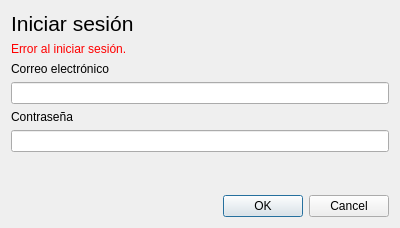
<?xml version="1.0" encoding="UTF-8"?>
<ui version="4.0">
 <class>Login</class>
 <widget class="QDialog" name="Login">
  <property name="geometry">
   <rect>
    <x>0</x>
    <y>0</y>
    <width>400</width>
    <height>228</height>
   </rect>
  </property>
  <property name="windowTitle">
   <string>volBrain Client - Login</string>
  </property>
  <layout class="QVBoxLayout" name="verticalLayout">
   <item>
    <widget class="QLabel" name="label_3">
     <property name="styleSheet">
      <string notr="true">font-size: 16pt;</string>
     </property>
     <property name="text">
      <string>Iniciar sesión</string>
     </property>
     <property name="textFormat">
      <enum>Qt::AutoText</enum>
     </property>
    </widget>
   </item>
   <item>
    <widget class="QLabel" name="loginErrorLabel">
     <property name="enabled">
      <bool>false</bool>
     </property>
     <property name="styleSheet">
      <string notr="true">color: red;</string>
     </property>
     <property name="text">
      <string>Error al iniciar sesión.</string>
     </property>
    </widget>
   </item>
   <item>
    <widget class="QLabel" name="label">
     <property name="text">
      <string>Correo electrónico</string>
     </property>
    </widget>
   </item>
   <item>
    <widget class="QLineEdit" name="email"/>
   </item>
   <item>
    <widget class="QLabel" name="label_2">
     <property name="text">
      <string>Contraseña</string>
     </property>
    </widget>
   </item>
   <item>
    <widget class="QLineEdit" name="password">
     <property name="echoMode">
      <enum>QLineEdit::Password</enum>
     </property>
    </widget>
   </item>
   <item>
    <spacer name="verticalSpacer">
     <property name="orientation">
      <enum>Qt::Vertical</enum>
     </property>
     <property name="sizeHint" stdset="0">
      <size>
       <width>20</width>
       <height>40</height>
      </size>
     </property>
    </spacer>
   </item>
   <item>
    <widget class="QDialogButtonBox" name="buttonBox">
     <property name="orientation">
      <enum>Qt::Horizontal</enum>
     </property>
     <property name="standardButtons">
      <set>QDialogButtonBox::Cancel|QDialogButtonBox::Ok</set>
     </property>
    </widget>
   </item>
  </layout>
 </widget>
 <resources/>
 <connections>
  <connection>
   <sender>buttonBox</sender>
   <signal>accepted()</signal>
   <receiver>Login</receiver>
   <slot>accept()</slot>
   <hints>
    <hint type="sourcelabel">
     <x>248</x>
     <y>254</y>
    </hint>
    <hint type="destinationlabel">
     <x>157</x>
     <y>274</y>
    </hint>
   </hints>
  </connection>
  <connection>
   <sender>buttonBox</sender>
   <signal>rejected()</signal>
   <receiver>Login</receiver>
   <slot>reject()</slot>
   <hints>
    <hint type="sourcelabel">
     <x>316</x>
     <y>260</y>
    </hint>
    <hint type="destinationlabel">
     <x>286</x>
     <y>274</y>
    </hint>
   </hints>
  </connection>
 </connections>
</ui>
